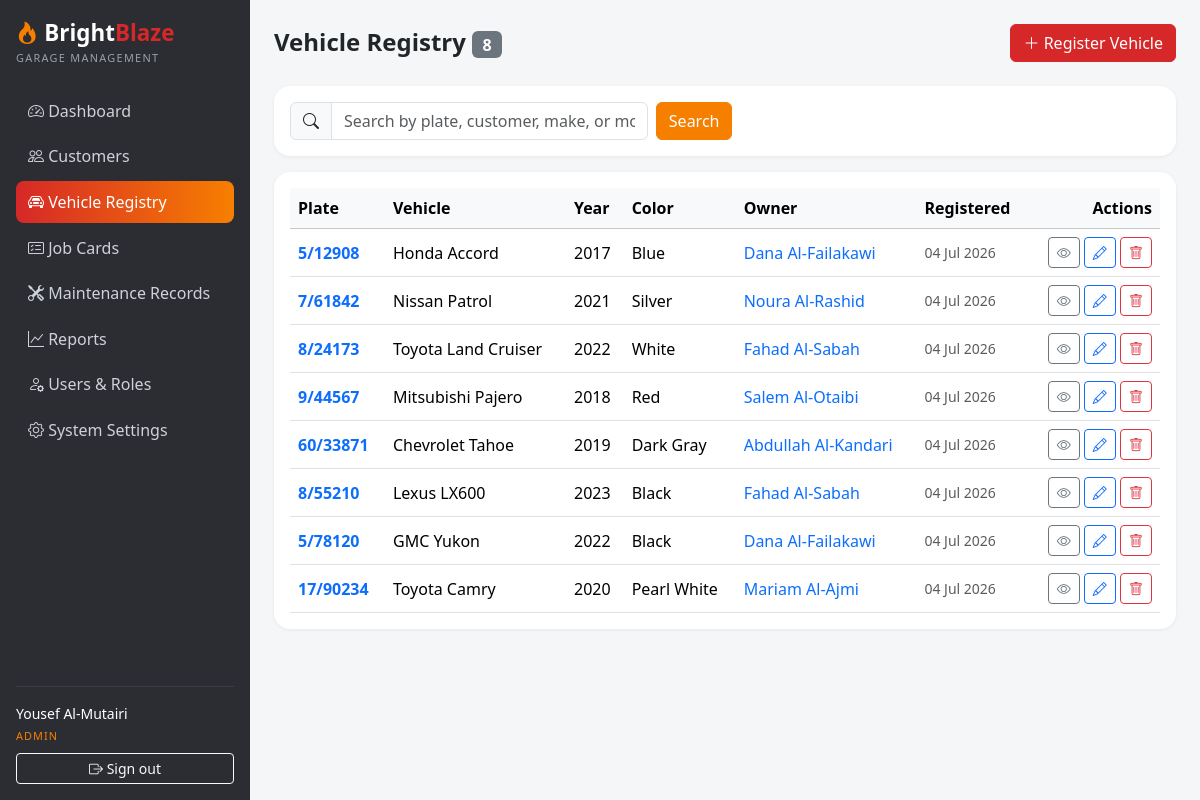
The page /vehicles/index.php (signed in) on the database its author committed.
### tables this page shows
CREATE TABLE `vehicles` (
  `id` INT UNSIGNED NOT NULL AUTO_INCREMENT,
  `customer_id` INT UNSIGNED NOT NULL,
  `plate_number` VARCHAR(20) NOT NULL,
  `make` VARCHAR(60) NOT NULL,
  `model` VARCHAR(60) NOT NULL,
  `year` SMALLINT UNSIGNED DEFAULT NULL,
  `color` VARCHAR(40) DEFAULT NULL,
  `vin` VARCHAR(30) DEFAULT NULL,
  `created_at` TIMESTAMP NOT NULL DEFAULT CURRENT_TIMESTAMP,
  `updated_at` TIMESTAMP NOT NULL DEFAULT CURRENT_TIMESTAMP ON UPDATE CURRENT_TIMESTAMP,
  PRIMARY KEY (`id`),
  UNIQUE KEY `uq_vehicles_plate` (`plate_number`),
  UNIQUE KEY `uq_vehicles_vin` (`vin`),
  KEY `idx_vehicles_customer` (`customer_id`),
  CONSTRAINT `fk_vehicles_customer` FOREIGN KEY (`customer_id`) REFERENCES `customers` (`id`) ON DELETE CASCADE
);

CREATE TABLE `customers` (
  `id` INT UNSIGNED NOT NULL AUTO_INCREMENT,
  `name` VARCHAR(120) NOT NULL,
  `phone` VARCHAR(20) NOT NULL,
  `email` VARCHAR(120) DEFAULT NULL,
  `address` VARCHAR(255) DEFAULT NULL,
  `created_at` TIMESTAMP NOT NULL DEFAULT CURRENT_TIMESTAMP,
  `updated_at` TIMESTAMP NOT NULL DEFAULT CURRENT_TIMESTAMP ON UPDATE CURRENT_TIMESTAMP,
  PRIMARY KEY (`id`),
  KEY `idx_customers_name` (`name`),
  KEY `idx_customers_phone` (`phone`)
);

### config/database.php (called while the page is built, shortened)
<?php
function db(): PDO
{
    static $pdo = null;
    if ($pdo === null) {
        $dsn = 'mysql:host=' . DB_HOST . ';dbname=' . DB_NAME . ';charset=utf8mb4';
        try {
            $pdo = new PDO($dsn, DB_USER, DB_PASS, [
                PDO::ATTR_ERRMODE            => PDO::ERRMODE_EXCEPTION,
                PDO::ATTR_DEFAULT_FETCH_MODE => PDO::FETCH_ASSOC,
                PDO::ATTR_EMULATE_PREPARES   => false,
            ]);
        } catch (PDOException $e) {
            http_response_code(500);
            die('Database connection failed. Check config/database.php and make sure MySQL is running and the brightblaze_garage database is imported.');
        }
    }
    return $pdo;
}

### config/config.php (called while the page is built, shortened)
<?php
require_once __DIR__ . '/database.php';
function base_url(string $path = ''): string
{
    return BASE_URL . ltrim($path, '/');
}

### includes/functions.php (called while the page is built, shortened)
<?php
function e(?string $value): string
{
    return htmlspecialchars((string) $value, ENT_QUOTES, 'UTF-8');
}
function format_date(?string $value, string $format = 'd M Y'): string
{
    return date($format, strtotime($value));
}

### vehicles/index.php (the view, shortened to what this page needs)
<?php
require_once __DIR__ . '/../config/config.php';
$q = trim($_GET['q'] ?? '');
$sql = 'SELECT v.*, c.name AS customer_name
        FROM vehicles v
        JOIN customers c ON c.id = v.customer_id';
$params = [];
$sql .= ' ORDER BY v.created_at DESC';
$stmt = db()->prepare($sql);
$stmt->execute($params);
$vehicles = $stmt->fetchAll();
include __DIR__ . '/../includes/header.php';
?>
<div class="d-flex justify-content-between align-items-center flex-wrap gap-2 mb-4">
  <h4 class="fw-bold mb-0">Vehicle Registry <span class="badge text-bg-secondary fs-6"><?= count($vehicles) ?></span></h4>
  <a class="btn btn-bb" href="<?= base_url('vehicles/form.php') ?>"><i class="bi bi-plus-lg"></i> Register Vehicle</a>
</div>
<div class="card mb-3">
  <div class="card-body py-3">
    <form class="row g-2" method="get" action="<?= base_url('vehicles/index.php') ?>">
      <div class="col-md-6 col-lg-5">
        <div class="input-group">
          <span class="input-group-text"><i class="bi bi-search"></i></span>
          <input class="form-control" type="text" name="q" value="<?= e($q) ?>" placeholder="Search by plate, customer, make, or model">
        </div>
      </div>
      <div class="col-auto">
        <button class="btn btn-bb-orange" type="submit">Search</button>
      </div>
    </form>
  </div>
</div>
<div class="card">
  <div class="card-body">
    <div class="table-responsive">
      <table class="table table-hover align-middle mb-0">
        <thead class="table-light">
          <tr>
            <th>Plate</th><th>Vehicle</th><th>Year</th><th>Color</th><th>Owner</th><th>Registered</th><th class="text-end">Actions</th>
          </tr>
        </thead>
        <tbody>
          <?php foreach ($vehicles as $v): ?>
            <tr>
              <td class="fw-semibold"><a class="text-decoration-none" href="<?= base_url('vehicles/view.php?id=' . (int) $v['id']) ?>"><?= e($v['plate_number']) ?></a></td>
              <td><?= e($v['make'] . ' ' . $v['model']) ?></td>
              <td><?= e((string) ($v['year'] ?? '')) ?: '—' ?></td>
              <td><?= e($v['color'] ?? '') ?: '—' ?></td>
              <td><a class="text-decoration-none" href="<?= base_url('customers/view.php?id=' . (int) $v['customer_id']) ?>"><?= e($v['customer_name']) ?></a></td>
              <td class="text-muted small"><?= format_date($v['created_at']) ?></td>
              <td class="text-end text-nowrap">
                <a class="btn btn-sm btn-outline-secondary" href="<?= base_url('vehicles/view.php?id=' . (int) $v['id']) ?>" title="View"><i class="bi bi-eye"></i></a>
                <a class="btn btn-sm btn-outline-primary" href="<?= base_url('vehicles/form.php?id=' . (int) $v['id']) ?>" title="Edit"><i class="bi bi-pencil"></i></a>
                <form class="d-inline" method="post" action="<?= base_url('vehicles/delete.php') ?>">
                  <button class="btn btn-sm btn-outline-danger" type="submit" title="Delete"
                          data-confirm="Delete vehicle <?= e($v['plate_number']) ?>? Its job history and maintenance records will also be deleted.">
                    <i class="bi bi-trash"></i>
                  </button>
                </form>
              </td>
            </tr>
          <?php endforeach; ?>
        </tbody>
      </table>
    </div>
  </div>
</div>
<?php include __DIR__ . '/../includes/footer.php'; ?>

### assets/css/style.css (style rules this page uses)
:root { --bb-red: #d62828; --bb-orange: #f77f00; --bb-dark: #2b2d33; --bb-darker: #212226; }
body { background: #f5f6f8; }
.card { border: 0; border-radius: 1rem; box-shadow: 0 1px 4px rgba(0, 0, 0, 0.06); }
.btn-bb { background: var(--bb-red); border-color: var(--bb-red); color: #fff; }
.btn-bb-orange { background: var(--bb-orange); border-color: var(--bb-orange); color: #fff; }

### rows shown on the page
vehicles: plate_number "5/12908", make+model "Honda Accord", year "2017", color "Blue", customer.name "Dana Al-Failakawi", created_at "04 Jul 2026"
vehicles: plate_number "7/61842", make+model "Nissan Patrol", year "2021", color "Silver", customer.name "Noura Al-Rashid", created_at "04 Jul 2026"
vehicles: plate_number "8/24173", make+model "Toyota Land Cruiser", year "2022", color "White", customer.name "Fahad Al-Sabah", created_at "04 Jul 2026"
vehicles: plate_number "9/44567", make+model "Mitsubishi Pajero", year "2018", color "Red", customer.name "Salem Al-Otaibi", created_at "04 Jul 2026"
vehicles: plate_number "60/33871", make+model "Chevrolet Tahoe", year "2019", color "Dark Gray", customer.name "Abdullah Al-Kandari", created_at "04 Jul 2026"
vehicles: plate_number "8/55210", make+model "Lexus LX600", year "2023", color "Black", customer.name "Fahad Al-Sabah", created_at "04 Jul 2026"
vehicles: plate_number "5/78120", make+model "GMC Yukon", year "2022", color "Black", customer.name "Dana Al-Failakawi", created_at "04 Jul 2026"
vehicles: plate_number "17/90234", make+model "Toyota Camry", year "2020", color "Pearl White", customer.name "Mariam Al-Ajmi", created_at "04 Jul 2026"

### other values the page prints
$label "Dashboard Customers Vehicle Registry Job Cards Maintenance Records Reports Users & Roles System Settings"
current_user_name() "Yousef Al-Mutairi"
current_role() "ADMIN"
count($vehicles) "8"
